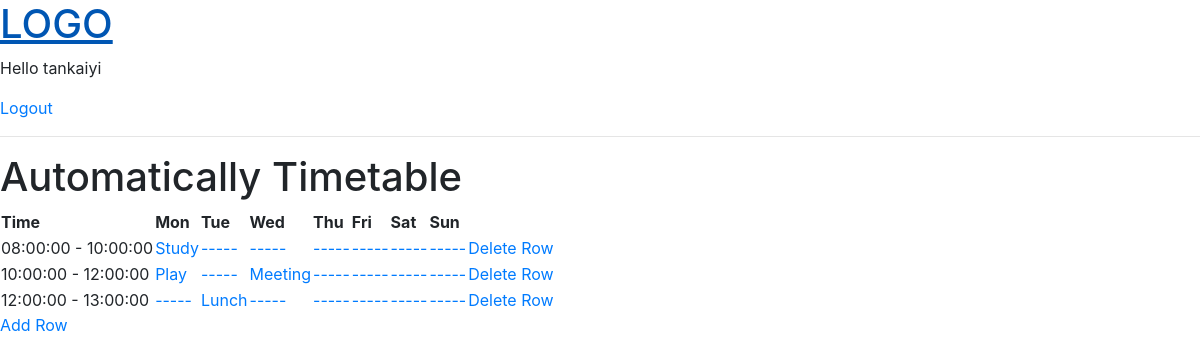
The app's page /timetable/6/ (signed in) with its own data.
### timetable/models.py (models this page shows)
class User(AbstractUser):
    pass

class Timetable(models.Model):
    host = models.ForeignKey(User, on_delete=models.CASCADE, null=True)
    name = models.CharField(max_length=200)
    def __str__(self):
        return self.name

class TimetableRow(models.Model):
    timetable = models.ForeignKey(Timetable, on_delete=models.CASCADE, null=True)
    start = models.TimeField(null=True)
    end = models.TimeField(null=True)
    class Meta:
        ordering = ['start', 'end']
    def __str__(self):
        return str(self.start) + ' - ' + str(self.end)
    def get_all_elements(self):
        elements = [None] * 7
        timetableE = self.timetableelement_set.all()
        for e in timetableE:
            elements[e.day-1] = e
        return elements

class TimetableElement(models.Model):
    class Day(models.IntegerChoices):
        MON = 1
        TUE = 2
        WED = 3
        THU = 4
        FRI = 5
        SAT = 6
        SUN = 7
    timetable = models.ForeignKey(Timetable, on_delete=models.CASCADE, null=True)
    row = models.ForeignKey(TimetableRow, on_delete=models.CASCADE)
    day = models.IntegerField(choices=Day.choices, default=Day.MON)
    body = models.CharField(max_length=100)
    class Meta:
        ordering = ['day']
    def __str__(self):
        return self.body

### timetable/views.py (the view, shortened to what this page needs)
# urls.py: path('timetable/<str:pk>/', views.timetablePage, name='timetable'),
def timetablePage(request, pk):
    form = TimetableRowCreationForm()
    header = ['Time', 'Mon', 'Tue', 'Wed', 'Thu', 'Fri', 'Sat', 'Sun']
    user = User.objects.get(id=pk)
    timetable = user.timetable_set.all()[0]
    timetableRows = timetable.timetablerow_set.all()
    context = {'header': header, 'user': user, 'timetable': timetable, 'timetableRows': timetableRows, 'form': form}
    return render(request, 'base/timetable.html', context)

### timetable/templates/base/timetable.html
{% extends 'main.html' %} {% block content %}
<h1>{{timetable}}</h1>
<table>
  <tr>
    {% for h in header %}
    <th>{{h}}</th>
    {% endfor %}
  </tr>
  {% for row in timetableRows %}
  <tr>
    <td>{{row}}</td>
    {% for element in row.get_all_elements %}
    <td>
      {% if element.body == 'None' %}
      <a href="{% url 'update-element' element.id user.id %}"
        >{{'-----'}}</a
      >
      {% else %}
      <a href="{% url 'update-element' element.id user.id %}"
        >{{element}}</a
      >
      {% endif %}
    </td>
    {% endfor %}
    <td><a href="{% url 'delete-row' row.id user.id %}">Delete Row</a></td>
  </tr>
  {% endfor %}
</table>
{% include 'base/addRowModal.html' %} {% endblock content %}

### templates/navbar.html
<a href="/"><h1>LOGO</h1></a>
{% if request.user.is_authenticated %}
<p>Hello {{request.user}}</p>
<a href="{% url 'logout'%}">Logout</a>
{% else %}
<a href="{% url 'login'%}">Login</a>
{% endif %}
<hr />

### records on screen
User: user "tankaiyi"
Timetable: name "Automatically Timetable"
TimetableRow: start+end "08:00:00 - 10:00:00"
TimetableElement: body "Study"
TimetableElement: value "-----"
TimetableElement: value "-----"
TimetableElement: value "-----"
TimetableElement: value "-----"
TimetableElement: value "-----"
TimetableElement: value "-----"
TimetableRow: start+end "10:00:00 - 12:00:00"
TimetableElement: body "Play"
TimetableElement: value "-----"
TimetableElement: body "Meeting"
TimetableElement: value "-----"
TimetableElement: value "-----"
TimetableElement: value "-----"
TimetableElement: value "-----"
TimetableRow: start+end "12:00:00 - 13:00:00"
TimetableElement: value "-----"
TimetableElement: body "Lunch"
TimetableElement: value "-----"
TimetableElement: value "-----"
TimetableElement: value "-----"
TimetableElement: value "-----"
TimetableElement: value "-----"

### other values on screen
{{ h }} "Time" "Mon" "Tue" "Wed" "Thu" "Fri" "Sat" "Sun"
